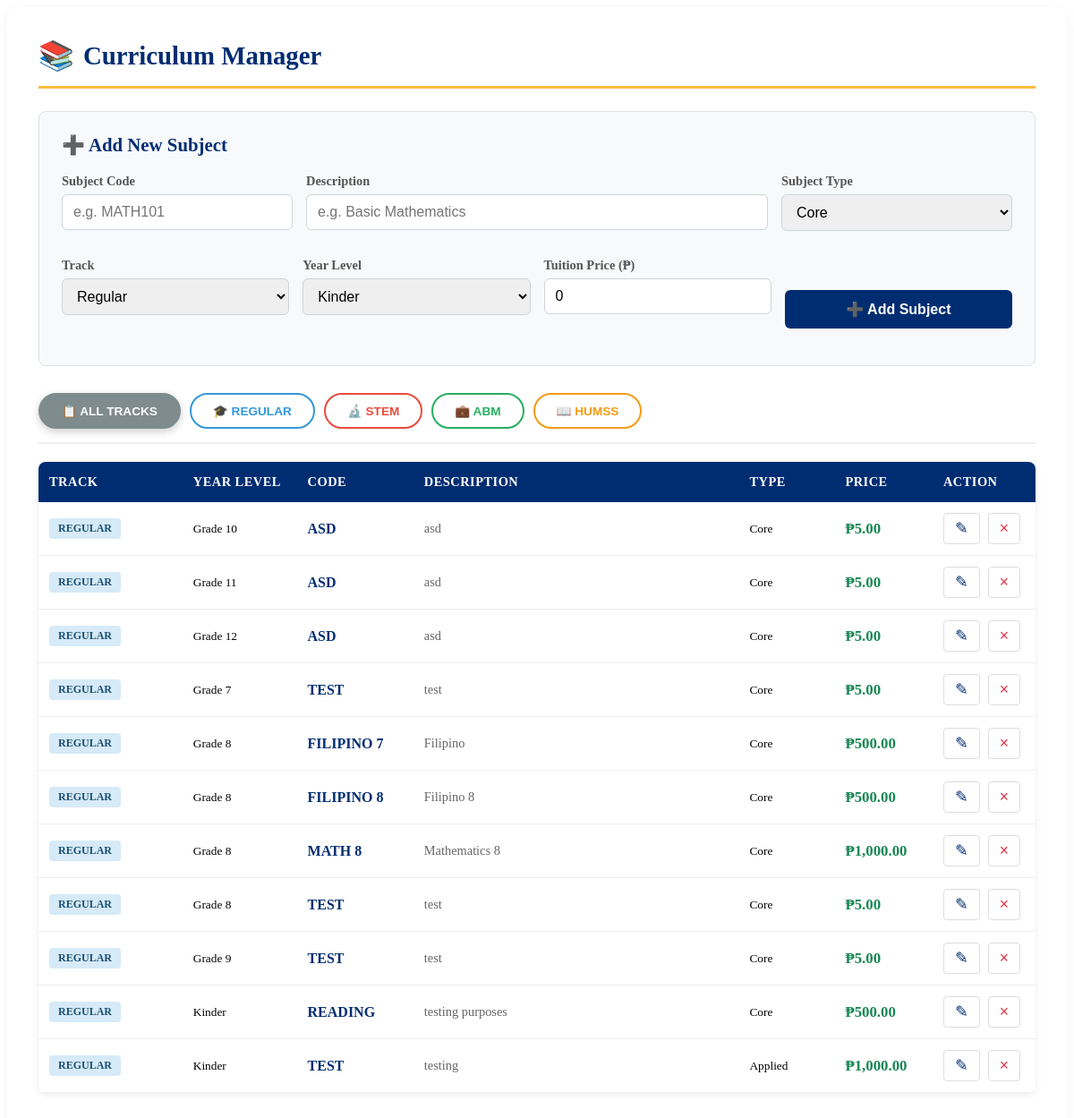
Page /admin/curriculum.php (signed in) on the earlier database version.
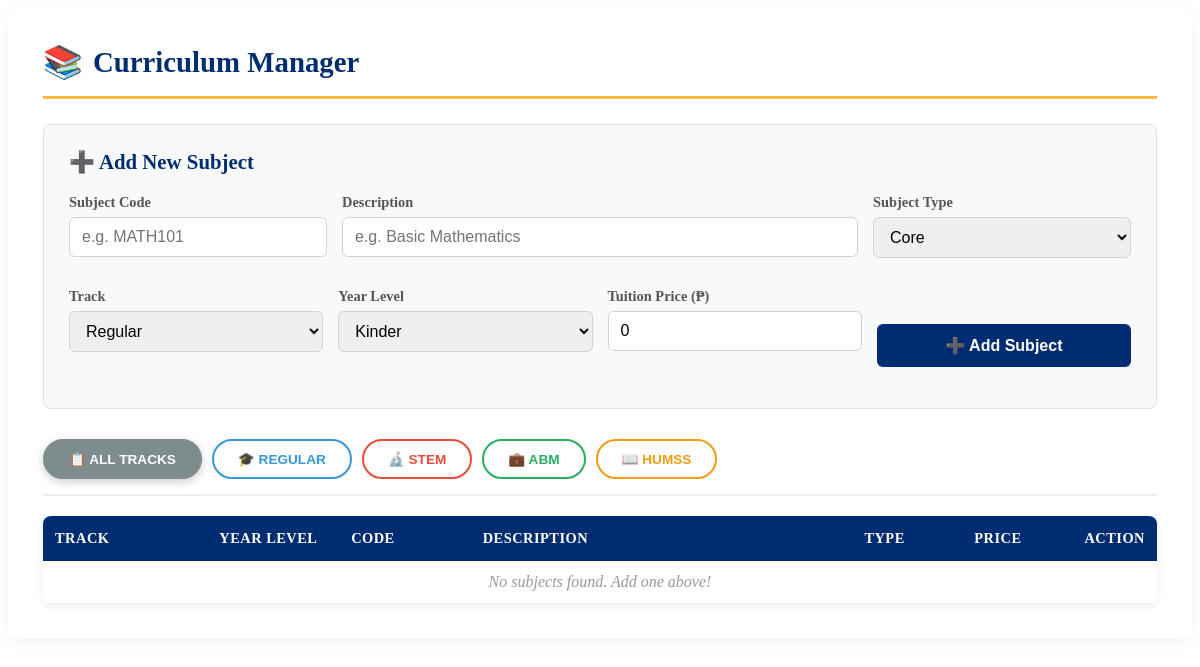
Same page on the later database version.
### tables this page shows
CREATE TABLE `subjects` (
  `id` int(11) NOT NULL,
  `code` varchar(20) NOT NULL,
  `description` varchar(100) NOT NULL,
  `year_level` varchar(20) NOT NULL,
  `track` varchar(50) DEFAULT 'Regular',
  `type` enum('Core','Applied','Specialized') DEFAULT 'Core',
  `price` decimal(10,2) DEFAULT 0.00
);

### admin/curriculum.php (the view, shortened to what the changed rows need)
<?php
try {
    $pdo = new PDO("mysql:host=localhost;dbname=portal;charset=utf8mb4", "root", "");
    $pdo->setAttribute(PDO::ATTR_ERRMODE, PDO::ERRMODE_EXCEPTION);
} catch(PDOException $e) { die("DB Error"); }
$subjects = $pdo->query("SELECT * FROM subjects ORDER BY track, year_level, code ASC")->fetchAll(PDO::FETCH_ASSOC);
?>
<div class="form-card">
    <h2 class="page-title">Curriculum Manager</h2>
    <div class="table-container">
        <table class="curr-table">
            <thead>
                <tr>
                    <th style="width:15%;">Track</th>
                    <th style="width:12%;">Year Level</th>
                    <th style="width:12%;">Code</th>
                    <th style="width:35%;">Description</th>
                    <th style="width:10%;">Type</th>
                    <th style="width:10%;">Price</th>
                    <th style="width:6%;">Action</th>
                </tr>
            </thead>
            <tbody id="subject-tbody">
                <?php if(empty($subjects)): ?>
                    <tr><td colspan="7" class="no-data">No subjects found. Add one above!</td></tr>
                <?php else: ?>
                    <?php foreach($subjects as $s): ?>
                    <tr data-track="<?php echo htmlspecialchars($s['track']); ?>">
                        <td>
                            <span class="track-badge badge-<?php echo strtolower($s['track']); ?>">
                                <?php echo htmlspecialchars($s['track']); ?>
                            </span>
                        </td>
                        <td><small><?php echo htmlspecialchars($s['year_level']); ?></small></td>
                        <td><span class="subject-code"><?php echo htmlspecialchars($s['code']); ?></span></td>
                        <td><span class="subject-desc"><?php echo htmlspecialchars($s['description']); ?></span></td>
                        <td><small><?php echo htmlspecialchars($s['type']); ?></small></td>
                        <td class="price-cell">₱<?php echo number_format($s['price'], 2); ?></td>
                        <td style="white-space:nowrap;">
                            <button class="action-btn edit" onclick="loadZone('curriculum.php?edit_id=<?php echo $s['id']; ?>')" title="Edit">✎</button>
                            <button class="action-btn delete" onclick="deleteSubject(<?php echo $s['id']; ?>)" title="Delete">×</button>
                        </td>
                    </tr>
                    <?php endforeach; ?>
                <?php endif; ?>
            </tbody>
        </table>
    </div>
</div>

Differences in the rows shown:
removed subjects: track "REGULAR", year_level "Grade 10", code "ASD", description "asd", type "Core", price "5.00"
removed subjects: track "REGULAR", year_level "Grade 11", code "ASD", description "asd", type "Core", price "5.00"
removed subjects: track "REGULAR", year_level "Grade 12", code "ASD", description "asd", type "Core", price "5.00"
removed subjects: track "REGULAR", year_level "Grade 7", code "TEST", description "test", type "Core", price "5.00"
removed subjects: track "REGULAR", year_level "Grade 8", code "FILIPINO 7", description "Filipino", type "Core", price "500.00"
removed subjects: track "REGULAR", year_level "Grade 8", code "FILIPINO 8", description "Filipino 8", type "Core", price "500.00"
removed subjects: track "REGULAR", year_level "Grade 8", code "MATH 8", description "Mathematics 8", type "Core", price "1,000.00"
removed subjects: track "REGULAR", year_level "Grade 8", code "TEST", description "test", type "Core", price "5.00"
removed subjects: track "REGULAR", year_level "Grade 9", code "TEST", description "test", type "Core", price "5.00"
removed subjects: track "REGULAR", year_level "Kinder", code "READING", description "testing purposes", type "Core", price "500.00"
removed subjects: track "REGULAR", year_level "Kinder", code "TEST", description "testing", type "Applied", price "1,000.00"
Other differences:
text now shown: "No subjects found. Add one above!"
